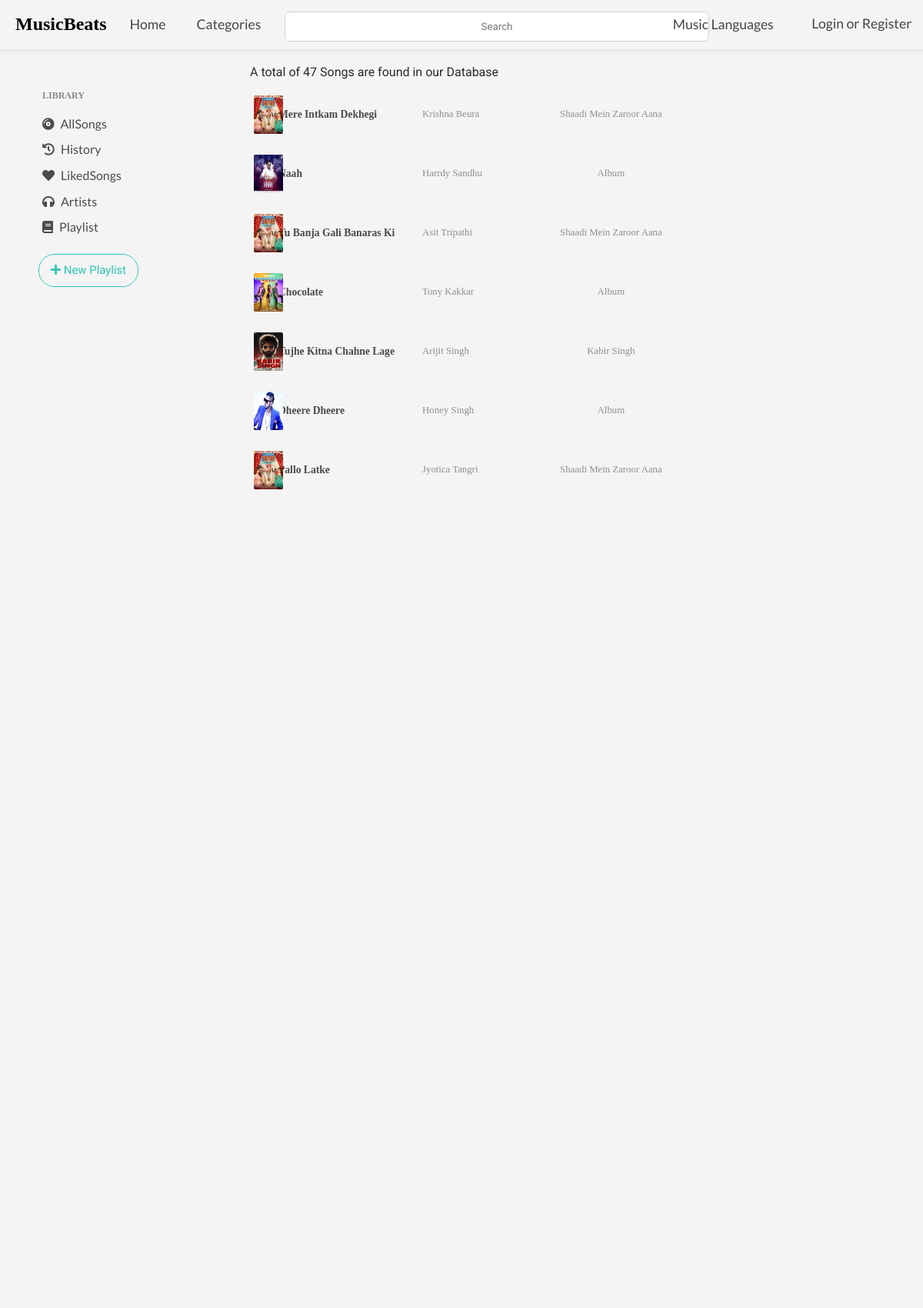
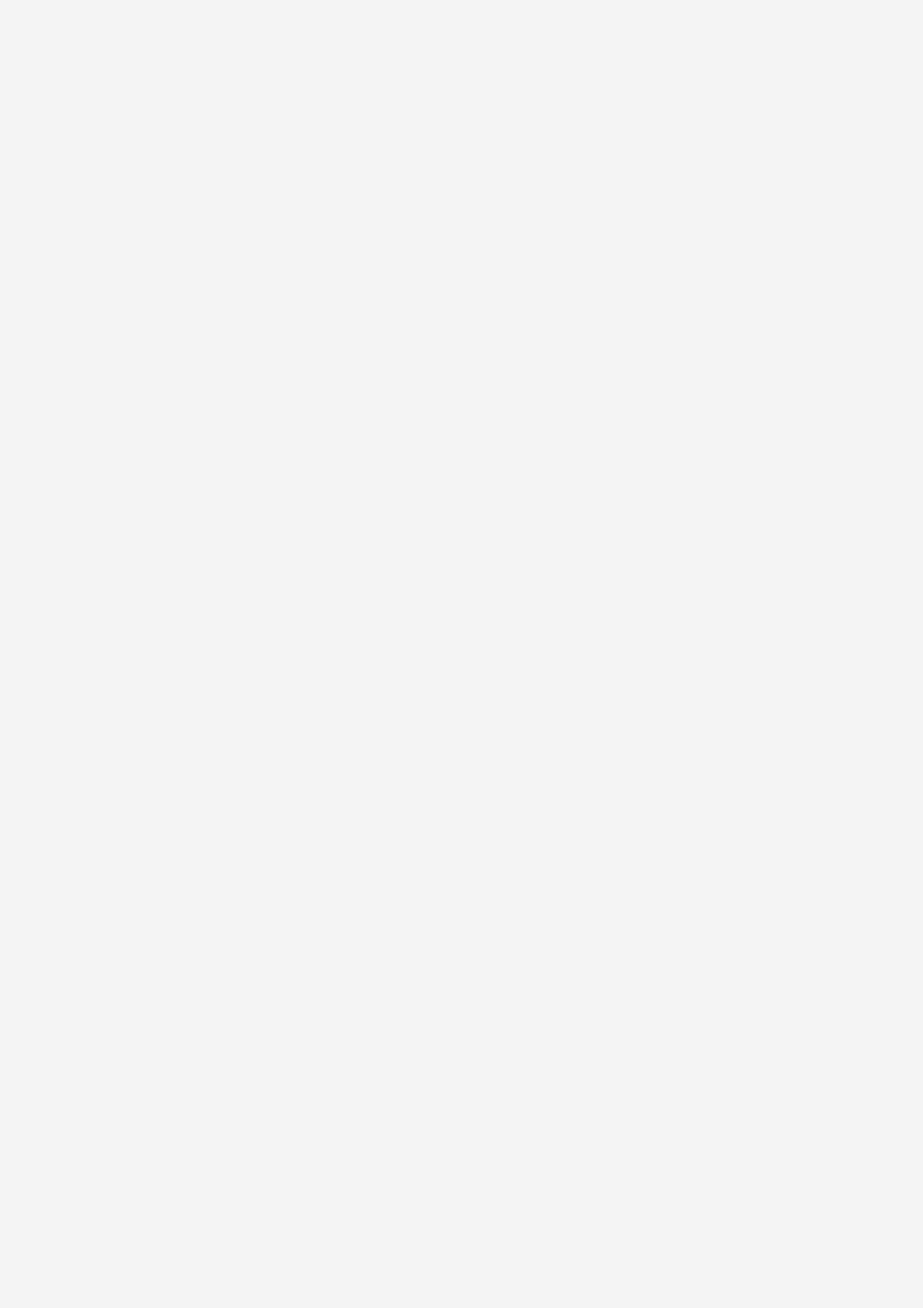
Page /allSongs (upper part) on the committed database (2 pictures, top to bottom).
### music_app/models.py (models this page shows, shortened)
class Song(models.Model):
    song_id = models.AutoField(primary_key=True)
    count = models.IntegerField(default=0)
    name = models.CharField(max_length=200)
    tags = models.CharField(choices=tags, max_length=20, default='Classical')
    genre = models.CharField(choices=genre, max_length=20, default='Album')
    language = models.CharField(choices=language, max_length=20, default='Hindi')
    year = models.CharField(choices=yearOfRelease, max_length=20, default='2021')
    singer1 = models.CharField(max_length=200)
    singer2 = models.CharField(max_length=200, default='')
    productionHouse = models.CharField(choices=productionHouse, max_length=20, default='Unknown')
    movie = models.CharField(max_length=500, default="")
    image = models.ImageField(upload_to="images")
    song = models.FileField(upload_to='songs')

### music_app/views.py (the view)
# urls.py: path('allSongs', views.allSongs, name="allSongs"),
def allSongs(request):
    myPlaylists  = []
    user = request.user
    if user.is_authenticated:
        myPlaylists = list(Playlist.objects.filter(user=user))
    try:
        allSongs = list(Song.objects.all())
        random.shuffle(allSongs)
        return render(request, 'allSongs.html', {'allSongs': allSongs, 'myPlaylists':myPlaylists})
    except:
        return redirect("/")

### music_app/templates/allSongs.html (shortened to what this page needs)
{%extends 'header.html'%}
{% block body %}
{% load static %}
<body>
    <div id="body-center">
        <p style="margin: 0px 10px 10px 65px; font-size: 1rem; font-family: 'Roboto', sans-serif; color: rgb(43, 43, 43);"
            id="C_{{song.song_id}}">A total of 47 Songs are found in our Database</p>
        <div id="playlist">
            {% for i in allSongs %}
            <div class="sameMovieCard">
                <div class="container_songpost">
                    <img src="{{i.image.url}}" id="A_{{i.song_id}}" />
                    <div class="overlay_songpost"></div>
                </div>
                <div class="songpost_data">
                    <h5 class="song-name" id="B_{{i.song_id}}">
                        {{i.name}}</h5>
                    <p class="singer-name">{{i.singer1}}</p>
                    <p class="movie-name" id="C_{{i.song_id}}">
                        {{i.movie}}</p>
                </div>
            </div>
            {% endfor %}
        </div>
    </div>
    {% endblock %}

### music_app/static/hamburgerNavbar.css (style rules this page uses)
* { margin: 0; padding: 0; }
body { width: 100%; height: 139px; background-color: rgb(244, 244, 244); overflow: hidden; }
html { scroll-behavior: smooth; }

### music_app/static/centerBody.css (style rules this page uses)
#body-center { height: 550px; padding: 20px; margin-left: 240px; padding-right: 40px; overflow: auto; }

### music_app/templates/allSongs.html (style rules this page uses)
#body-center { height: 550px; padding: 20px; margin-left: 240px; padding-right: 40px; overflow: auto; }
.sameMovieCard { margin: 5px 150px 5px 20px; display: grid; grid-template-columns: 10% 90%; padding: 10px 5px; transition: 0.3s; }
#playlist { list-style: none; }
.container_songpost { border-radius: 4%; position: relative; margin: 1px 0px 1px 45px; width: 75%; height: 50px; }
.overlay_songpost { position: absolute; border-radius: 4%; top: 0; left: 0; width: 70%; height: 50px; background: rgba(0, 0, 0, 0); transition: background 0.5s ease; }
.container_songpost img { border-radius: 4%; position: absolute; width: 70%; margin: auto; height: 50px; left: 0; }
.songpost_data { display: grid; grid-template-columns: 25% 30% 25% 20%; }
.singer-name { margin: auto 30px; color: rgb(143, 142, 142); font-size: 0.8rem; }
.song-name { margin: auto 5px; color: rgb(75, 74, 74); font-size: 0.85rem; }
.movie-name { margin: auto; color: rgb(143, 142, 142); font-size: 0.8rem; }

### rows in the picture
Song: image (picture), name "Mere Intkam Dekhegi", singer1 "Krishna Beura", movie "Shaadi Mein Zaroor Aana"
Song: image (picture), name "Naah", singer1 "Harrdy Sandhu", movie "Album"
Song: image (picture), name "Tu Banja Gali Banaras Ki", singer1 "Asit Tripathi", movie "Shaadi Mein Zaroor Aana"
Song: image (picture), name "Chocolate", singer1 "Tony Kakkar", movie "Album"
Song: image (picture), name "Tujhe Kitna Chahne Lage", singer1 "Arijit Singh", movie "Kabir Singh"
Song: image (picture), name "Dheere Dheere", singer1 "Honey Singh", movie "Album"
Song: image (picture), name "Pallo Latke", singer1 "Jyotica Tangri", movie "Shaadi Mein Zaroor Aana"
